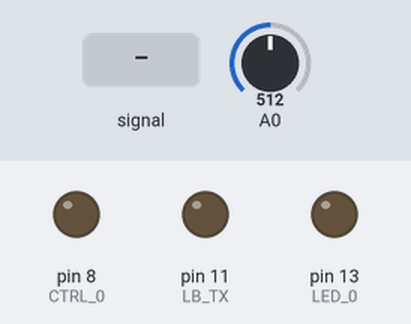
A sketch run on a simulated Arduino Leonardo, built with avr-gcc and run on an emulated ATmega32U4. Parts: output pins drawn as LEDs (lit = HIGH). The test bench sets the inputs (shaded band); at power-on: A0 = 512. No radio packets arrive unless stated; what the sketch prints to the serial monitor is not drawn.

Above: at 1.2 s.
1.3 s: A0 fed a 200 Hz sine of ±81 counts around its level
At 1.46 s:
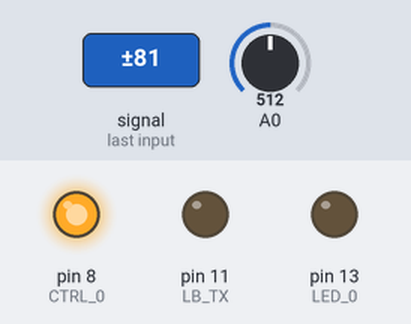
4.3 s: A0 set to 716
At 5.5 s:
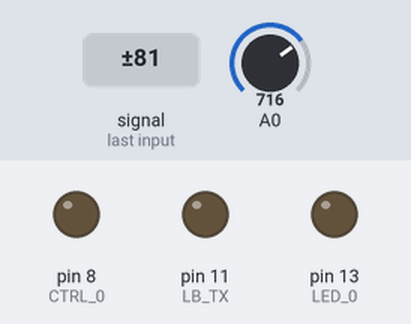
5.8 s: A0 set to 508
7.3 s: A0 set to 489
At 7.46 s:
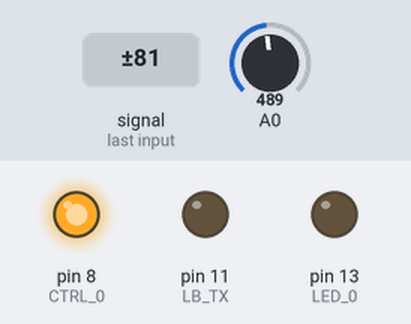
10.3 s: A0 set to 510
At 10.9 s:
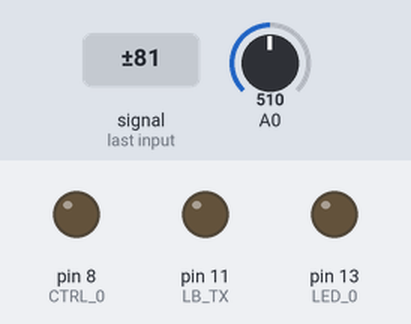
Timing chart, 0 to 12.8 s (numbered marks = the images above; inputs shaded):
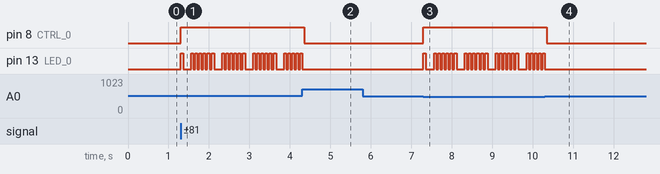

The sketch:

virtual_sprayer_tx.ino
```cpp
/*

Project:      Virtual sprayer Transmitter
Author:       Jason Lawley
Date:         9/15/13

Leonardo board


 */

#include <VirtualWire.h>


 // Constant pin connections
const int LB_TX       = 11;   // Light break output (38kHz)
const int LB_RX       = 7;    // Light break innput
const int LED_0       = 13;   // On-board LED
const int THRESHOLD   = 500;
int count             = 0;
int sensorValue       = 0;

// Virtual wire transmitter is pin 12


const int CTRL_0      = 8;    // Light break detected

int LBState = HIGH;           // Light break state

void setup(){
  //start serial connection
  Serial.begin(9600);
  // Configure input and output pins
  Serial.println("Start of setup");

  // Pushbutton inputs with internal pull-up resistor
  pinMode(LB_RX, INPUT);

  // Outputs
  pinMode(LED_0, OUTPUT);
  pinMode(LB_TX, OUTPUT);     // Default value already set to 12 in library
  pinMode(CTRL_0, OUTPUT);

  //tone (LB_TX, 38000);

  // Setup for the virtual_wire library
  //vw_set_ptt_inverted(true);  // Required for DR3100
  digitalWrite(CTRL_0, false);
  vw_setup(2000);             // Bits per sec
  //tone (LB_TX, 38000);

}


void loop(){

  Serial.println("Start of loop");


  const char *msg = "hello";

  // Once a break is detected, send the message
  sensorValue = analogRead(A0);
  while (sensorValue > THRESHOLD) {
    sensorValue = analogRead(A0);
    Serial.println(sensorValue);
  }
  //noTone (LB_TX);

  // print out the value you read:
  Serial.println("Sensor Value:");
  Serial.println(sensorValue);
  count++;
  Serial.println("Trigger #:");
  Serial.println(count);
  Serial.println();

  // Assert the CTRL signal to the light controller board
  digitalWrite(CTRL_0, true);

  digitalWrite(LED_0, true); // Flash a light to show transmitting
  vw_send((uint8_t *)msg, strlen(msg));
  vw_wait_tx(); // Wait until the whole message is gone
  digitalWrite(LED_0, false);
  delay(200);

  // Blink board LED 5 time when we either get a signal or the button
  // is pressed.
  for (int i = 0; i < 5; i++) {
    digitalWrite(LED_0, true);
    delay(50);
    digitalWrite(LED_0, false);
    delay(50);
  }

  // Deassert control signal to light board
  digitalWrite(CTRL_0, false);
  sensorValue = analogRead(A0);


}

//*****************************************************************************
//*****************************************************************************
//*****************************************************************************
//****                    FUNCTIONS                                        ****
//*****************************************************************************
//*****************************************************************************
//*****************************************************************************

// Turn off all of the valves
//void all_valves_off (){
//  digitalWrite (CTRL_0, LOW);
//  digitalWrite (CTRL_1, LOW);
//  digitalWrite (CTRL_2, LOW);
//}
```

Measured:
- the behaviour switches between 501 and 500 on A0 (found by bisection; images 2 and 3)
- after the input at 1.3 s, pin 8 (CTRL_0): LOW → HIGH at once; pin 13 (LED_0): LOW → HIGH at once, then repeats every 0.76 s: LOW 0.20 s, 5 × (HIGH 0.05 s, LOW 0.05 s), HIGH 0.06 s
- after the input at 4.3 s, pin 8 (CTRL_0): HIGH → LOW after 0.06 s; pin 13 (LED_0): goes on until 4.3 s, then stays LOW
- after the input at 7.3 s, pin 8 (CTRL_0): LOW → HIGH at once; pin 13 (LED_0): LOW → HIGH at once, then repeats every 0.76 s: LOW 0.20 s, 5 × (HIGH 0.05 s, LOW 0.05 s), HIGH 0.06 s
- after the input at 10.3 s, pin 8 (CTRL_0): HIGH → LOW after 0.05 s; pin 13 (LED_0): stops changing and stays LOW
